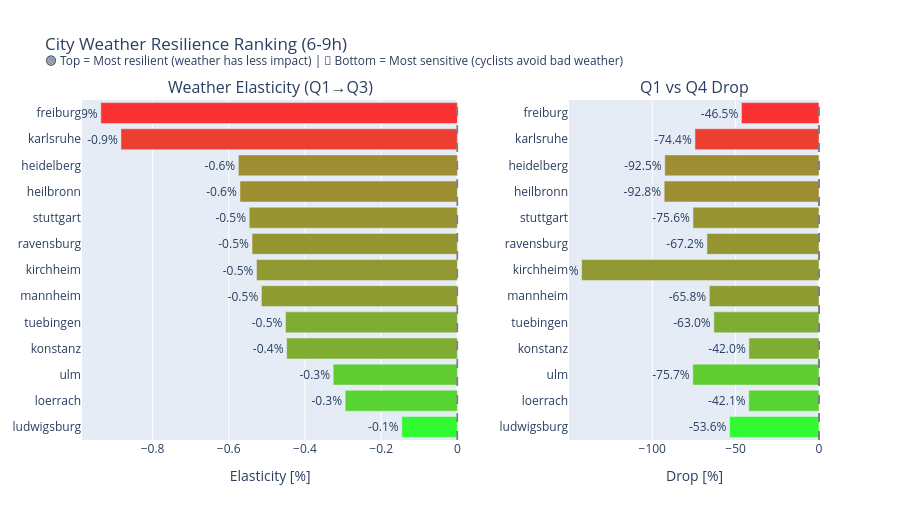

Notebook code cell kept with this figure:
### Code cell
# Comprehensive city resilience ranking
fig = plot_city_resilience_ranking(
    data_dict,
    title="City Weather Resilience Ranking",
    hour_range=(6, 9),
    weekdays_only=True
)
fig.show()

### Figure 1 — Plotly figure (JSON) as saved in the notebook; plotly's stock layout.template omitted (floating-point values rounded to 4 significant figures)
{"data": [{"marker": {"color": ["rgb(50, 250, 50)", "rgb(87, 212, 50)", "rgb(95, 204, 50)", "rgb(126, 173, 50)", "rgb(127, 172, 50)", "rgb(143, 156, 50)", "rgb(146, 153, 50)", "rgb(149, 150, 50)", "rgb(151, 148, 50)", "rgb(157, 142, 50)", "rgb(158, 141, 50)", "rgb(236, 63, 50)", "rgb(250, 50, 50)"]}, "name": "Elasticity", "orientation": "h", "showlegend": false, "text": ["-0.1%", "-0.3%", "-0.3%", "-0.4%", "-0.5%", "-0.5%", "-0.5%", "-0.5%", "-0.5%", "-0.6%", "-0.6%", "-0.9%", "-0.9%"], "textposition": "outside", "type": "bar", "x": [-0.1459, -0.2944, -0.3259, -0.4481, -0.4511, -0.5143, -0.5272, -0.5389, -0.5463, -0.5706, -0.5748, -0.8829, -0.9358], "xaxis": "x", "y": ["ludwigsburg", "loerrach", "ulm", "konstanz", "tuebingen", "mannheim", "kirchheim", "ravensburg", "stuttgart", "heilbronn", "heidelberg", "karlsruhe", "freiburg"], "yaxis": "y"}, {"marker": {"color": ["rgb(50, 250, 50)", "rgb(87, 212, 50)", "rgb(95, 204, 50)", "rgb(126, 173, 50)", "rgb(127, 172, 50)", "rgb(143, 156, 50)", "rgb(146, 153, 50)", "rgb(149, 150, 50)", "rgb(151, 148, 50)", "rgb(157, 142, 50)", "rgb(158, 141, 50)", "rgb(236, 63, 50)", "rgb(250, 50, 50)"]}, "name": "Q1→Q4 Drop", "orientation": "h", "showlegend": false, "text": ["-53.6%", "-42.1%", "-75.7%", "-42.0%", "-63.0%", "-65.8%", "-142.4%", "-67.2%", "-75.6%", "-92.8%", "-92.5%", "-74.4%", "-46.5%"], "textposition": "outside", "type": "bar", "x": [-53.61, -42.13, -75.66, -42.03, -63.05, -65.76, -142.4, -67.22, -75.57, -92.83, -92.48, -74.39, -46.5], "xaxis": "x2", "y": ["ludwigsburg", "loerrach", "ulm", "konstanz", "tuebingen", "mannheim", "kirchheim", "ravensburg", "stuttgart", "heilbronn", "heidelberg", "karlsruhe", "freiburg"], "yaxis": "y2"}], "layout": {"annotations": [{"font": {"size": 16}, "showarrow": false, "text": "Weather Elasticity (Q1→Q3)", "x": 0.255, "xanchor": "center", "xref": "paper", "y": 1, "yanchor": "bottom", "yref": "paper"}, {"font": {"size": 16}, "showarrow": false, "text": "Q1 vs Q4 Drop", "x": 0.83, "xanchor": "center", "xref": "paper", "y": 1, "yanchor": "bottom", "yref": "paper"}], "height": 520, "shapes": [{"line": {"color": "gray", "dash": "dash"}, "type": "line", "x0": 0, "x1": 0, "xref": "x", "y0": 0, "y1": 1, "yref": "y domain"}, {"line": {"color": "gray", "dash": "dash"}, "type": "line", "x0": 0, "x1": 0, "xref": "x2", "y0": 0, "y1": 1, "yref": "y2 domain"}], "showlegend": false, "title": {"text": "City Weather Resilience Ranking (6-9h)<br><sup>🟢 Top = Most resilient (weather has less impact) | 🔴 Bottom = Most sensitive (cyclists avoid bad weather)</sup>"}, "xaxis": {"anchor": "y", "domain": [0, 0.51], "title": {"text": "Elasticity [%]"}}, "xaxis2": {"anchor": "y2", "domain": [0.66, 1], "title": {"text": "Drop [%]"}}, "yaxis": {"anchor": "x", "domain": [0, 1]}, "yaxis2": {"anchor": "x2", "domain": [0, 1]}}}
